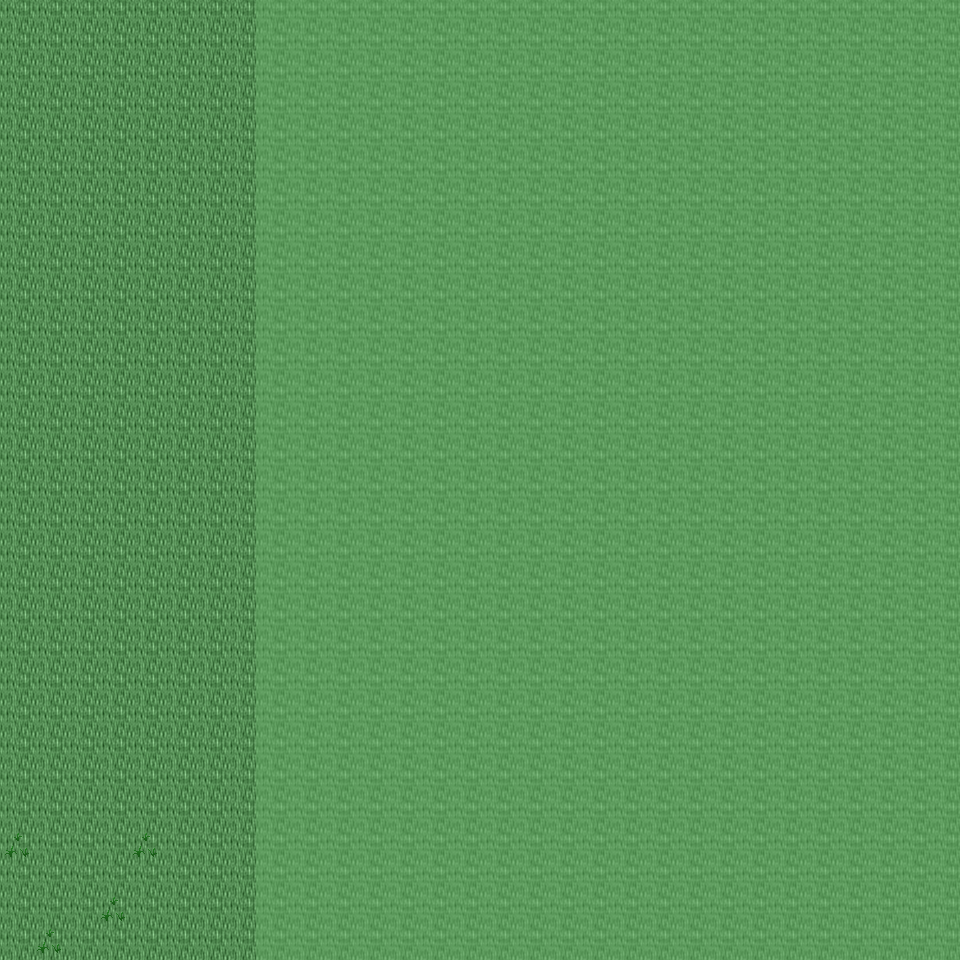

A 2D game scene composited from a Tiled map and its tileset images. What follows is a short description and the map's XML, with each tile layer's data collapsed to a summary:
An orthogonal 30x30 tile map with 32x32 px tiles, 6 tile layers (Ground, Object, Object2, Above, ...), 21 tilesets and 2 objects (2x mapchange).

<map version="1.0" orientation="orthogonal" renderorder="right-down" width="30" height="30" tilewidth="32" tileheight="32" nextobjectid="3">
  <tileset firstgid="1" name="tileset_ground_ground" tilewidth="32" tileheight="32" tilecount="33" columns="3">
    <image source="../drawable/tileset_ground_ground.png" width="96" height="352" />
  </tileset>
  <tileset firstgid="34" name="tileset_plant_flower_daisy_white" tilewidth="32" tileheight="32" tilecount="8" columns="2">
    <image source="../drawable/tileset_plant_flower_daisy_white.png" width="64" height="128" />
  </tileset>
  <tileset firstgid="42" name="tileset_plant_grasses" tilewidth="32" tileheight="32" tilecount="6" columns="3">
    <image source="../drawable/tileset_plant_grasses.png" width="96" height="64" />
  </tileset>
  <tileset firstgid="48" name="tileset_plant_flower_daisy_yellow" tilewidth="32" tileheight="32" tilecount="8" columns="2">
    <image source="../drawable/tileset_plant_flower_daisy_yellow.png" width="64" height="128" />
  </tileset>
  <tileset firstgid="56" name="tileset_plant_leaves" tilewidth="32" tileheight="32" tilecount="8" columns="4">
    <image source="../drawable/tileset_plant_leaves.png" width="128" height="64" />
  </tileset>
  <tileset firstgid="64" name="tileset_building_wall_wall_brown" tilewidth="32" tileheight="32" tilecount="12" columns="3">
    <image source="../drawable/tileset_building_wall_wall_brown.png" width="96" height="128" />
  </tileset>
  <tileset firstgid="76" name="tileset_building_wall_stone" tilewidth="32" tileheight="32" tilecount="12" columns="3">
    <image source="../drawable/tileset_building_wall_stone.png" width="96" height="128" />
  </tileset>
  <tileset firstgid="88" name="tileset_plant_bush_bushes" tilewidth="32" tileheight="32" tilecount="10" columns="5">
    <image source="../drawable/tileset_plant_bush_bushes.png" width="160" height="64" />
  </tileset>
  <tileset firstgid="98" name="tileset_plant_cactus" tilewidth="32" tileheight="32" tilecount="2" columns="1">
    <image source="../drawable/tileset_plant_cactus.png" width="32" height="64" />
  </tileset>
  <tileset firstgid="100" name="tileset_plant_stump_stump_brown" tilewidth="32" tileheight="32" tilecount="4" columns="2">
    <image source="../drawable/tileset_plant_stump_stump_brown.png" width="64" height="64" />
  </tileset>
  <tileset firstgid="104" name="tileset_plant_tree_tree_darkgreen" tilewidth="32" tileheight="32" tilecount="88" columns="8">
    <image source="../drawable/tileset_plant_tree_tree_darkgreen.png" width="256" height="352" />
  </tileset>
  <tileset firstgid="192" name="tileset_building_window_window_long" tilewidth="32" tileheight="32" tilecount="3" columns="3">
    <image source="../drawable/tileset_building_window_window_long.png" width="96" height="32" />
  </tileset>
  <tileset firstgid="195" name="tileset_building_door_door_n" tilewidth="32" tileheight="32" tilecount="6" columns="3">
    <image source="../drawable/tileset_building_door_door_n.png" width="96" height="64" />
  </tileset>
  <tileset firstgid="201" name="tileset_building_roof_green" tilewidth="32" tileheight="32" tilecount="20" columns="5">
    <image source="../drawable/tileset_building_roof_green.png" width="160" height="128" />
  </tileset>
  <tileset firstgid="221" name="tileset_plant_vine" tilewidth="32" tileheight="32" tilecount="3" columns="1">
    <image source="../drawable/tileset_plant_vine.png" width="32" height="96" />
  </tileset>
  <tileset firstgid="224" name="tileset_item_corpse_skull_dark" tilewidth="32" tileheight="32" tilecount="2" columns="2">
    <image source="../drawable/tileset_item_corpse_skull_dark.png" width="64" height="32" />
  </tileset>
  <tileset firstgid="226" name="tileset_logic_collision" tilewidth="32" tileheight="32" tilecount="1" columns="1">
    <image source="../drawable/tileset_logic_collision.png" width="32" height="32" />
  </tileset>
  <tileset firstgid="227" name="tileset_building_door_closed" tilewidth="32" tileheight="32" tilecount="1" columns="1">
    <image source="../drawable/tileset_building_door_closed.png" width="32" height="32" />
  </tileset>
  <tileset firstgid="228" name="tileset_ground_blue_paving" tilewidth="32" tileheight="32" tilecount="2" columns="1">
    <image source="../drawable/tileset_ground_blue_paving.png" width="32" height="64" />
  </tileset>
  <tileset firstgid="230" name="tileset_ground_green_paving" tilewidth="32" tileheight="32" tilecount="18" columns="3">
    <image source="../drawable/tileset_ground_green_paving.png" width="96" height="192" />
  </tileset>
  <tileset firstgid="248" name="tileset_object_rotating_crystal" tilewidth="32" tileheight="32" tilecount="48" columns="8">
    <image source="../drawable/tileset_object_rotating_crystal.png" width="256" height="192" />
  </tileset>
  <layer name="Ground" width="30" height="30">
    <data>[900 cells, 900 non-empty, 1 distinct tile ids]</data>
  </layer>
  <layer name="Object" width="30" height="30">
    <data>[900 cells, 19 non-empty, 4 distinct tile ids]</data>
  </layer>
  <layer name="Object2" width="30" height="30">
    <data>[900 cells, 0 non-empty, 0 distinct tile ids]</data>
  </layer>
  <layer name="Above" width="30" height="30">
    <data>[900 cells, 0 non-empty, 0 distinct tile ids]</data>
  </layer>
  <layer name="Above2" width="30" height="30">
    <data>[900 cells, 0 non-empty, 0 distinct tile ids]</data>
  </layer>
  <layer name="Walkable" width="30" height="30">
    <data>[900 cells, 660 non-empty, 1 distinct tile ids]</data>
  </layer>
  <objectgroup name="MapEvents">
    <object id="1" name="south" type="mapchange" x="0" y="928" width="256" height="32">
      <properties>
        <property name="map" value="0_ados_mountain_n2_w2_x4_y1" />
        <property name="place" value="north" />
      </properties>
    </object>
    <object id="2" name="west" type="mapchange" x="0" y="0" width="32" height="960">
      <properties>
        <property name="map" value="0_ados_mountain_n2_w2_x3_y0" />
        <property name="place" value="east" />
      </properties>
    </object>
  </objectgroup>
</map>
